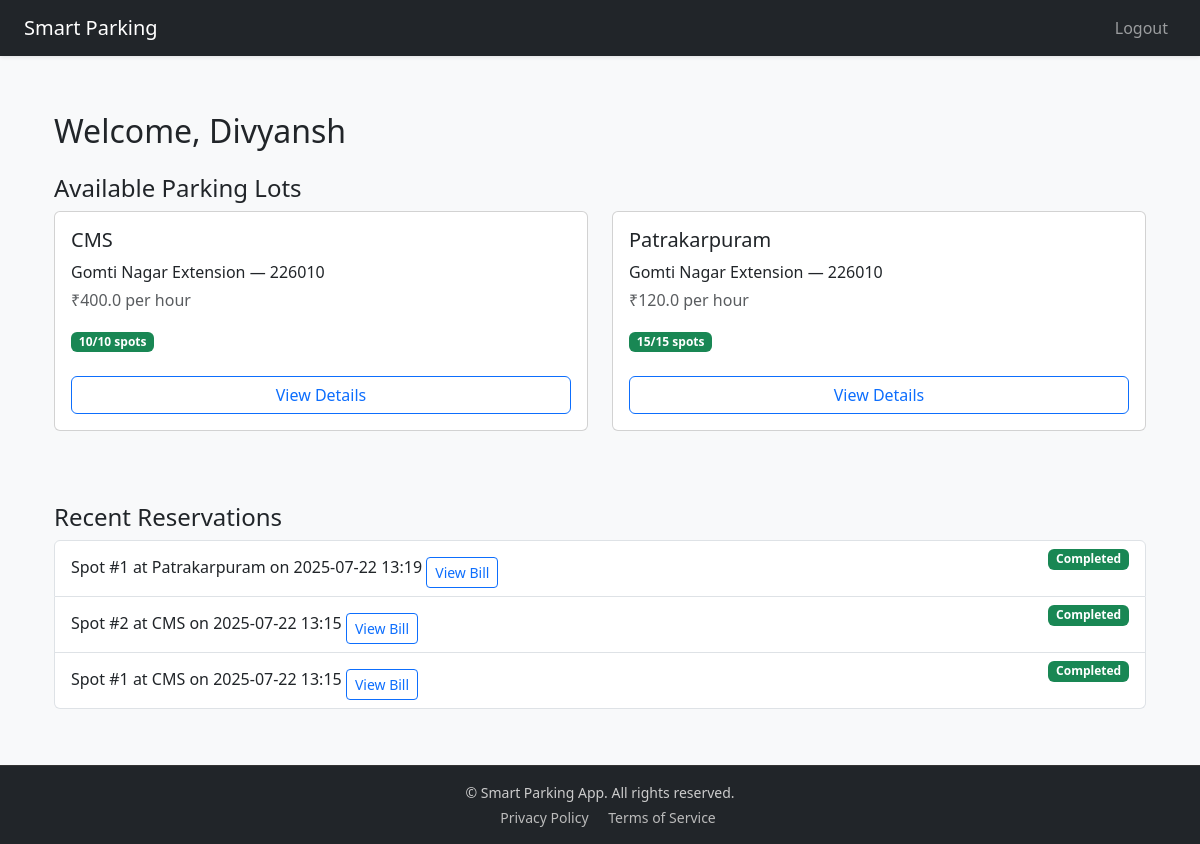
Page /user/dashboard (signed in) on the committed database.
### app/models/user.py (models this page shows, shortened)
class User(db.Model, UserMixin):
    __tablename__ = 'users'
    id = db.Column(db.Integer, primary_key = True)
    username = db.Column(db.String, nullable = False)
    email = db.Column(db.String, nullable = False, unique = True)
    password = db.Column(db.String, nullable = False)
    is_admin = db.Column(db.Boolean, nullable = False, default = False)
    created_at = db.Column(db.DateTime, nullable=False, default=lambda: datetime.now(timezone.utc))
    reservations = db.relationship("Reservation", back_populates="user", cascade="all, delete-orphan")

### app/models/lot.py (models this page shows, shortened)
class ParkingLot(db.Model):
    __tablename__ = 'parking_lots'
    id = db.Column(db.Integer, primary_key = True)
    prime_location_name = db.Column(db.String, nullable = False)
    price_per_hour = db.Column(db.Float, nullable = False)
    num_spots = db.Column(db.Integer, nullable = False)
    address = db.Column(db.String, nullable = False)
    pincode = db.Column(db.String(6), nullable=False)
    created_at = db.Column(db.DateTime, nullable=False, default=lambda: datetime.now(timezone.utc))
    spots = db.relationship("ParkingSpot", back_populates="lot", cascade="all, delete-orphan", lazy = 'dynamic') # This ensures that if any Parking Lot is deleted all the related spots are deleted too and is One to Many relationship with Parking Spot.

### app/models/reservation.py (models this page shows, shortened)
class Reservation(db.Model):
    __tablename__ = 'reservations'
    id = db.Column(db.Integer, primary_key=True)
    spot_id = db.Column(db.Integer, db.ForeignKey('parking_spots.id'), nullable=False)
    user_id = db.Column(db.Integer, db.ForeignKey('users.id'), nullable=False)
    parking_timestamp = db.Column(db.DateTime, nullable=False)
    leaving_timestamp = db.Column(db.DateTime)
    parking_cost = db.Column(db.Float)
    status = db.Column(db.String, nullable=False, default='active')
    created_at = db.Column(db.DateTime, nullable=False, default=lambda: datetime.now(timezone.utc))
    spot = db.relationship("ParkingSpot", back_populates="reservations") # Many to One relationship with ParkingSpot as many can wish to reserve a particular spot
    user = db.relationship("User", back_populates="reservations") # Many to One relationship with users One user can have many reservations

### app/models/spot.py (models this page shows, shortened)
class ParkingSpot(db.Model):
    __tablename__ = 'parking_spots'
    id = db.Column(db.Integer, primary_key = True)
    lot_id = db.Column(db.Integer, db.ForeignKey("parking_lots.id"), nullable = False)
    spot_number = db.Column(db.String, nullable = False)
    status = db.Column(db.String(1), default = 'A', nullable = False)
    created_at = db.Column(db.DateTime, nullable=False, default=lambda: datetime.now(timezone.utc))
    lot = db.relationship("ParkingLot", back_populates="spots") # Many to One relation with parkinglot i.e Many spots can be under One ParkingLot
    reservations = db.relationship("Reservation", back_populates="spot", cascade="all, delete-orphan") # One spot can have many reservations over time and may form a WaitList.

### app/routes/user.py (the view)
@user_bp.route('/user/dashboard', endpoint='dashboard')
@login_required
def user_dashboard():
    active_res = Reservation.query.filter_by(
        user_id=current_user.id,
        status='active'
    ).order_by(Reservation.parking_timestamp.desc()).all()
    past_res = (
        Reservation.query
        .filter(
            Reservation.user_id == current_user.id,
            Reservation.status != 'active'
        )
        .order_by(Reservation.parking_timestamp.desc())
        .limit(5)
        .all()
    )
    lots = ParkingLot.query.all()
    lots_data = []
    for lot in lots:
        spots = [
            {"id": s.id, "spot_number": s.spot_number, "status": s.status}
            for s in lot.spots
        ]
        lots_data.append({
            "id":            lot.id,
            "location_name": lot.prime_location_name,
            "num_spots":     lot.num_spots,
            "price":         lot.price_per_hour,
            "address":       lot.address,
            "pincode":       lot.pincode,
            "spots":         spots
        })
    return render_template(
        'user/dashboard.html',
        user=current_user,
        active_res=active_res,
        past_res=past_res,
        lots=lots_data
    )

### app/templates/user/dashboard.html (shortened to what this page needs)
{% extends "base.html" %}
{% block content %}
<div class="container py-4">
  <h2 class="mb-4">Welcome, {{ user.username }}</h2>
  <h4 class="mt-4">Available Parking Lots</h4>
  <div class="row">
    {% for lot in lots %}
    <div class="col-md-6 mb-4">
      <div class="card h-100">
        <div class="card-body d-flex flex-column">
          <h5 class="card-title">{{ lot.location_name }}</h5>
          <p class="card-text mb-1">{{ lot.address }} — {{ lot.pincode }}</p>
          <p class="card-text text-muted">₹{{ lot.price }} per hour</p>
          {% set avail = lot.spots | selectattr('status', 'equalto', 'A') | list | length %}
          <p class="mt-auto">
            <span class="badge bg-{{ 'success' if avail > 0 else 'danger' }}">
              {{ avail }}/{{ lot.num_spots }} spots
            </span>
          </p>
          <button class="btn btn-outline-primary mt-2" data-bs-toggle="modal" data-bs-target="#lotModal{{ lot.id }}">
            View Details
          </button>
        </div>
      </div>
    </div>
    {% endfor %}
  </div>
  <h4 class="mt-5">Recent Reservations</h4>
  <ul class="list-group">
    {% if past_res %}
    {% for res in past_res %}
    <li class="list-group-item">
      Spot #{{ res.spot.spot_number }} at {{ res.spot.lot.prime_location_name }}
      on {{ res.parking_timestamp.strftime('%Y-%m-%d %H:%M') }}
      <span class="badge float-end bg-{{
              'success' if res.status == 'completed' else
              'warning' if res.status == 'active' else
              'danger' }}">
        {{ res.status | capitalize }}
      </span>
      <button class="btn btn-sm btn-outline-primary mt-2" data-bs-toggle="modal"
        data-bs-target="#billModal{{ res.id }}">
        View Bill
      </button>
    </li>
    {% endfor %}
    {% else %}
    <li class="list-group-item text-muted">No past reservations yet.</li>
    {% endif %}
  </ul>
</div>
{% endblock %}

### app/templates/base.html (shortened to what this page needs)
<!DOCTYPE html>
<html lang="en">
<head>
  <link href="https://cdn.jsdelivr.net/npm/bootstrap@5.3.3/dist/css/bootstrap.min.css" rel="stylesheet">
  <link href="https://cdn.jsdelivr.net/npm/bootstrap-icons@1.10.5/font/bootstrap-icons.css" rel="stylesheet">
</head>
<body>
  <nav class="navbar navbar-expand-lg navbar-dark bg-dark">
    <div class="container-fluid px-4">
      <a class="navbar-brand" href="{{ url_for('index') }}">Smart Parking</a>
      <div class="collapse navbar-collapse justify-content-end" id="navbarNav">
        <ul class="navbar-nav">
          {% if current_user.is_authenticated %}
            <li class="nav-item">
              <a class="nav-link" href="{{ url_for('auth.logout') }}">Logout</a>
            </li>
          {% endif %}
        </ul>
      </div>
    </div>
  </nav>
  <main class="container">
    {% block content %}{% endblock %}
  </main>
  <footer class="footer mt-auto">
    <div class="container">
      <p class="mb-1">&copy; {{ current_year }} Smart Parking App. All rights reserved.</p>
      <a href="#">Privacy Policy</a>
      <a href="#">Terms of Service</a>
    </div>
  </footer>
</body>
</html>

### app/templates/base.html (style rules this page uses)
html, body { height: 100%; margin: 0; }
body { display: flex; flex-direction: column; font-family: system-ui, -apple-system, "Segoe UI", Roboto, "Helvetica Neue", Arial, sans-serif; background-color: #f8f9fa; }
main { flex: 1; padding-top: 2rem; padding-bottom: 2rem; }
.navbar { box-shadow: 0 1px 4px rgba(0, 0, 0, 0.1); }
.footer { background-color: #212529; color: #ccc; font-size: 0.875rem; text-align: center; padding: 1rem 0; border-top: 1px solid #333; }
.footer a { color: #bbb; margin-left: 1rem; text-decoration: none; }

### rows in the picture
User: username "Divyansh"
ParkingLot: location_name "CMS", address "Gomti Nagar Extension", pincode "226010", price "400.0", num_spots "10"
ParkingLot: location_name "Patrakarpuram", address "Gomti Nagar Extension", pincode "226010", price "120.0", num_spots "15"
Reservation: spot.spot_number "1", spot.lot.prime_location_name "Patrakarpuram", parking_timestamp "2025-07-22 13:19", status "Completed"
Reservation: spot.spot_number "2", spot.lot.prime_location_name "CMS", parking_timestamp "2025-07-22 13:15", status "Completed"
Reservation: spot.spot_number "1", spot.lot.prime_location_name "CMS", parking_timestamp "2025-07-22 13:15", status "Completed"
